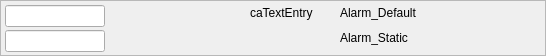
      <widget class="QFrame" name="frame_Test_TextEntry">
       <property name="geometry">
        <rect>
         <x>5</x>
         <y>145</y>
         <width>546</width>
         <height>56</height>
        </rect>
       </property>
       <property name="frameShape">
        <enum>QFrame::StyledPanel</enum>
       </property>
       <property name="frameShadow">
        <enum>QFrame::Raised</enum>
       </property>
       <widget class="caLabel" name="caLabel_170">
        <property name="geometry">
         <rect>
          <x>340</x>
          <y>5</y>
          <width>86</width>
          <height>16</height>
         </rect>
        </property>
        <property name="font">
         <font>
          <pointsize>9</pointsize>
         </font>
        </property>
        <property name="frameShape">
         <enum>QFrame::NoFrame</enum>
        </property>
        <property name="text">
         <string>Alarm_Default</string>
        </property>
        <property name="alignment">
         <set>Qt::AlignAbsolute|Qt::AlignLeading|Qt::AlignLeft|Qt::AlignVCenter</set>
        </property>
        <property name="fontScaleMode">
         <enum>ESimpleLabel::Height</enum>
        </property>
        <property name="foreground">
         <color>
          <red>0</red>
          <green>0</green>
          <blue>0</blue>
         </color>
        </property>
        <property name="background">
         <color alpha="0">
          <red>0</red>
          <green>0</green>
          <blue>0</blue>
         </color>
        </property>
       </widget>
       <widget class="caLabel" name="caLabel_171">
        <property name="geometry">
         <rect>
          <x>250</x>
          <y>5</y>
          <width>71</width>
          <height>16</height>
         </rect>
        </property>
        <property name="font">
         <font>
          <pointsize>9</pointsize>
         </font>
        </property>
        <property name="frameShape">
         <enum>QFrame::NoFrame</enum>
        </property>
        <property name="text">
         <string>caTextEntry</string>
        </property>
        <property name="alignment">
         <set>Qt::AlignAbsolute|Qt::AlignLeading|Qt::AlignLeft|Qt::AlignVCenter</set>
        </property>
        <property name="fontScaleMode">
         <enum>ESimpleLabel::Height</enum>
        </property>
        <property name="foreground">
         <color>
          <red>0</red>
          <green>0</green>
          <blue>0</blue>
         </color>
        </property>
        <property name="background">
         <color alpha="0">
          <red>0</red>
          <green>0</green>
          <blue>0</blue>
         </color>
        </property>
       </widget>
       <widget class="caTextEntry" name="catextentry_19">
        <property name="geometry">
         <rect>
          <x>5</x>
          <y>5</y>
          <width>100</width>
          <height>22</height>
         </rect>
        </property>
        <property name="channel" stdset="0">
         <string notr="true">$(DEVICE):TEST-AO</string>
        </property>
        <property name="colorMode">
         <enum>caLineEdit::Alarm_Default</enum>
        </property>
       </widget>
       <widget class="caLabel" name="caLabel_172">
        <property name="geometry">
         <rect>
          <x>340</x>
          <y>30</y>
          <width>86</width>
          <height>16</height>
         </rect>
        </property>
        <property name="font">
         <font>
          <pointsize>9</pointsize>
         </font>
        </property>
        <property name="frameShape">
         <enum>QFrame::NoFrame</enum>
        </property>
        <property name="text">
         <string>Alarm_Static</string>
        </property>
        <property name="alignment">
         <set>Qt::AlignAbsolute|Qt::AlignLeading|Qt::AlignLeft|Qt::AlignVCenter</set>
        </property>
        <property name="fontScaleMode">
         <enum>ESimpleLabel::Height</enum>
        </property>
        <property name="foreground">
         <color>
          <red>0</red>
          <green>0</green>
          <blue>0</blue>
         </color>
        </property>
        <property name="background">
         <color alpha="0">
          <red>0</red>
          <green>0</green>
          <blue>0</blue>
         </color>
        </property>
       </widget>
       <widget class="caTextEntry" name="catextentry_20">
        <property name="geometry">
         <rect>
          <x>5</x>
          <y>30</y>
          <width>100</width>
          <height>22</height>
         </rect>
        </property>
        <property name="channel" stdset="0">
         <string notr="true">$(DEVICE):TEST-AO</string>
        </property>
        <property name="colorMode">
         <enum>caLineEdit::Alarm_Static</enum>
        </property>
       </widget>
      </widget>
